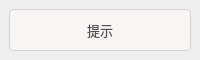
<?xml version="1.0" encoding="UTF-8"?>
<ui version="4.0">
 <class>DynamicTip</class>
 <widget class="QWidget" name="DynamicTip">
  <property name="geometry">
   <rect>
    <x>0</x>
    <y>0</y>
    <width>200</width>
    <height>60</height>
   </rect>
  </property>
  <property name="sizePolicy">
   <sizepolicy hsizetype="Expanding" vsizetype="Expanding">
    <horstretch>0</horstretch>
    <verstretch>0</verstretch>
   </sizepolicy>
  </property>
  <property name="minimumSize">
   <size>
    <width>200</width>
    <height>60</height>
   </size>
  </property>
  <property name="windowTitle">
   <string/>
  </property>
  <property name="styleSheet">
   <string notr="true">#TipBoard {
    border: 1px solid lightgray;
    background-color: rgb(250, 245, 245);
    border-radius: 4px;
}

#TipLabel {
	font-family: &quot;微软雅黑&quot;;
    font: 10pt;
    border: none;
    background-color: transparent;
    color: rgb(80, 80, 80);
}</string>
  </property>
  <layout class="QVBoxLayout" name="verticalLayout">
   <property name="leftMargin">
    <number>9</number>
   </property>
   <property name="topMargin">
    <number>9</number>
   </property>
   <property name="rightMargin">
    <number>9</number>
   </property>
   <property name="bottomMargin">
    <number>9</number>
   </property>
   <item>
    <widget class="QWidget" name="TipBoard" native="true">
     <layout class="QVBoxLayout" name="verticalLayout_2">
      <item>
       <widget class="QLabel" name="TipLabel">
        <property name="text">
         <string>提示</string>
        </property>
        <property name="alignment">
         <set>Qt::AlignmentFlag::AlignCenter</set>
        </property>
       </widget>
      </item>
     </layout>
    </widget>
   </item>
  </layout>
 </widget>
 <resources/>
 <connections/>
</ui>
